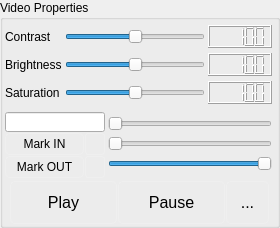
         <widget class="QWidget" name="page_2">
          <layout class="QHBoxLayout" name="horizontalLayout_5">
           <property name="spacing">
            <number>0</number>
           </property>
           <property name="leftMargin">
            <number>0</number>
           </property>
           <property name="topMargin">
            <number>0</number>
           </property>
           <property name="rightMargin">
            <number>0</number>
           </property>
           <property name="bottomMargin">
            <number>0</number>
           </property>
           <item>
            <widget class="QGroupBox" name="vcontrolDockGroupBoxControls">
             <property name="sizePolicy">
              <sizepolicy hsizetype="Preferred" vsizetype="Preferred">
               <horstretch>0</horstretch>
               <verstretch>0</verstretch>
              </sizepolicy>
             </property>
             <property name="minimumSize">
              <size>
               <width>0</width>
               <height>130</height>
              </size>
             </property>
             <property name="maximumSize">
              <size>
               <width>16777215</width>
               <height>400</height>
              </size>
             </property>
             <property name="title">
              <string>Video Properties</string>
             </property>
             <layout class="QVBoxLayout" name="verticalLayout_5">
              <property name="spacing">
               <number>0</number>
              </property>
              <property name="leftMargin">
               <number>2</number>
              </property>
              <property name="topMargin">
               <number>0</number>
              </property>
              <property name="rightMargin">
               <number>2</number>
              </property>
              <property name="bottomMargin">
               <number>0</number>
              </property>
              <item>
               <widget class="QFrame" name="gridFrame">
                <property name="minimumSize">
                 <size>
                  <width>0</width>
                  <height>92</height>
                 </size>
                </property>
                <layout class="QGridLayout" name="gridLayout_3">
                 <property name="leftMargin">
                  <number>0</number>
                 </property>
                 <property name="topMargin">
                  <number>0</number>
                 </property>
                 <property name="rightMargin">
                  <number>3</number>
                 </property>
                 <property name="bottomMargin">
                  <number>0</number>
                 </property>
                 <property name="horizontalSpacing">
                  <number>3</number>
                 </property>
                 <property name="verticalSpacing">
                  <number>0</number>
                 </property>
                 <item row="0" column="1">
                  <widget class="QSlider" name="sliderContrast">
                   <property name="minimum">
                    <number>0</number>
                   </property>
                   <property name="maximum">
                    <number>200</number>
                   </property>
                   <property name="value">
                    <number>100</number>
                   </property>
                   <property name="orientation">
                    <enum>Qt::Horizontal</enum>
                   </property>
                   <property name="tickPosition">
                    <enum>QSlider::NoTicks</enum>
                   </property>
                  </widget>
                 </item>
                 <item row="0" column="0">
                  <widget class="QLabel" name="label_4">
                   <property name="text">
                    <string>Contrast</string>
                   </property>
                  </widget>
                 </item>
                 <item row="0" column="2">
                  <widget class="QLCDNumber" name="lcdNumberCon">
                   <property name="value" stdset="0">
                    <double>100.000000000000000</double>
                   </property>
                  </widget>
                 </item>
                 <item row="1" column="0">
                  <widget class="QLabel" name="Brightness">
                   <property name="text">
                    <string>Brightness</string>
                   </property>
                  </widget>
                 </item>
                 <item row="1" column="1">
                  <widget class="QSlider" name="sliderBrightness">
                   <property name="minimum">
                    <number>0</number>
                   </property>
                   <property name="maximum">
                    <number>200</number>
                   </property>
                   <property name="value">
                    <number>100</number>
                   </property>
                   <property name="orientation">
                    <enum>Qt::Horizontal</enum>
                   </property>
                  </widget>
                 </item>
                 <item row="2" column="0">
                  <widget class="QLabel" name="label_6">
                   <property name="text">
                    <string>Saturation</string>
                   </property>
                  </widget>
                 </item>
                 <item row="2" column="1">
                  <widget class="QSlider" name="sliderSat">
                   <property name="minimum">
                    <number>0</number>
                   </property>
                   <property name="maximum">
                    <number>200</number>
                   </property>
                   <property name="value">
                    <number>100</number>
                   </property>
                   <property name="orientation">
                    <enum>Qt::Horizontal</enum>
                   </property>
                  </widget>
                 </item>
                 <item row="1" column="2">
                  <widget class="QLCDNumber" name="lcdNumberBright">
                   <property name="value" stdset="0">
                    <double>100.000000000000000</double>
                   </property>
                  </widget>
                 </item>
                 <item row="2" column="2">
                  <widget class="QLCDNumber" name="lcdNumberSat">
                   <property name="value" stdset="0">
                    <double>100.000000000000000</double>
                   </property>
                  </widget>
                 </item>
                </layout>
               </widget>
              </item>
              <item>
               <widget class="QFrame" name="timingControlFrame">
                <property name="enabled">
                 <bool>true</bool>
                </property>
                <property name="sizePolicy">
                 <sizepolicy hsizetype="Expanding" vsizetype="Maximum">
                  <horstretch>0</horstretch>
                  <verstretch>0</verstretch>
                 </sizepolicy>
                </property>
                <property name="maximumSize">
                 <size>
                  <width>16777215</width>
                  <height>70</height>
                 </size>
                </property>
                <property name="frameShape">
                 <enum>QFrame::NoFrame</enum>
                </property>
                <property name="frameShadow">
                 <enum>QFrame::Plain</enum>
                </property>
                <layout class="QHBoxLayout" name="horizontalLayout_6">
                 <property name="spacing">
                  <number>3</number>
                 </property>
                 <property name="leftMargin">
                  <number>0</number>
                 </property>
                 <property name="topMargin">
                  <number>0</number>
                 </property>
                 <property name="rightMargin">
                  <number>0</number>
                 </property>
                 <property name="bottomMargin">
                  <number>0</number>
                 </property>
                 <item>
                  <layout class="QGridLayout" name="gridLayout_2">
                   <property name="spacing">
                    <number>1</number>
                   </property>
                   <item row="0" column="0" colspan="2">
                    <widget class="QLineEdit" name="timeLineEdit">
                     <property name="sizePolicy">
                      <sizepolicy hsizetype="Fixed" vsizetype="Fixed">
                       <horstretch>0</horstretch>
                       <verstretch>0</verstretch>
                      </sizepolicy>
                     </property>
                     <property name="minimumSize">
                      <size>
                       <width>0</width>
                       <height>20</height>
                      </size>
                     </property>
                     <property name="maximumSize">
                      <size>
                       <width>100</width>
                       <height>20</height>
                      </size>
                     </property>
                     <property name="baseSize">
                      <size>
                       <width>0</width>
                       <height>20</height>
                      </size>
                     </property>
                     <property name="cursor">
                      <cursorShape>ArrowCursor</cursorShape>
                     </property>
                     <property name="toolTip">
                      <string>Current frame time</string>
                     </property>
                     <property name="layoutDirection">
                      <enum>Qt::RightToLeft</enum>
                     </property>
                     <property name="maxLength">
                      <number>30</number>
                     </property>
                     <property name="frame">
                      <bool>true</bool>
                     </property>
                     <property name="readOnly">
                      <bool>true</bool>
                     </property>
                    </widget>
                   </item>
                   <item row="1" column="0">
                    <widget class="QPushButton" name="markInButton">
                     <property name="sizePolicy">
                      <sizepolicy hsizetype="Minimum" vsizetype="Fixed">
                       <horstretch>0</horstretch>
                       <verstretch>0</verstretch>
                      </sizepolicy>
                     </property>
                     <property name="baseSize">
                      <size>
                       <width>60</width>
                       <height>20</height>
                      </size>
                     </property>
                     <property name="toolTip">
                      <string>Sets the IN mark at the current time</string>
                     </property>
                     <property name="layoutDirection">
                      <enum>Qt::RightToLeft</enum>
                     </property>
                     <property name="styleSheet">
                      <string notr="true">QPushButton { 
     border-style: solid;
     border-width: 1px;
     border-radius:5px;
	 padding: 3px;
     border-color: palette(button);
     background: transparent;
     font-size: 9pt;
}

QPushButton:pressed { 
     border-style: inset;
     border-color: palette(dark);
background-color: qradialgradient(cx: 0.7, cy: 1.5, fx: 0.7, fy: 1.9, radius: 1.5, stop: 0 palette(button), stop: 1 transparent );
}
</string>
                     </property>
                     <property name="text">
                      <string>Mark IN</string>
                     </property>
                     <property name="shortcut">
                      <string>I</string>
                     </property>
                    </widget>
                   </item>
                   <item row="1" column="1">
                    <widget class="QToolButton" name="resetMarkInButton">
                     <property name="enabled">
                      <bool>true</bool>
                     </property>
                     <property name="minimumSize">
                      <size>
                       <width>20</width>
                       <height>22</height>
                      </size>
                     </property>
                     <property name="maximumSize">
                      <size>
                       <width>20</width>
                       <height>22</height>
                      </size>
                     </property>
                     <property name="baseSize">
                      <size>
                       <width>20</width>
                       <height>22</height>
                      </size>
                     </property>
                     <property name="toolTip">
                      <string>Resets the IN mark at the start of file.</string>
                     </property>
                     <property name="layoutDirection">
                      <enum>Qt::RightToLeft</enum>
                     </property>
                     <property name="styleSheet">
                      <string notr="true">QToolButton { 
     border-style: solid;
     border-width: 1px;
     border-radius:3px;
	 padding: 3px;
     border-color: palette(button);
     border-color: palette(button);
	 padding: 3px;
     background: transparent;
}

QToolButton:pressed { 
     border-style: inset;
     border-color: palette(dark);
background-color: qradialgradient(cx: 0.7, cy: 1.5, fx: 0.7, fy: 1.9, radius: 1.5, stop: 0 palette(button), stop: 1 transparent );
}
</string>
                     </property>
                     <property name="icon">
                      <iconset resource="../../data/mainRes.qrc">
                       <normaloff>:/media/gui/presenter/media-skip-backward.png</normaloff>:/media/gui/presenter/media-skip-backward.png</iconset>
                     </property>
                     <property name="iconSize">
                      <size>
                       <width>12</width>
                       <height>12</height>
                      </size>
                     </property>
                    </widget>
                   </item>
                   <item row="2" column="0">
                    <widget class="QPushButton" name="markOutButton">
                     <property name="enabled">
                      <bool>true</bool>
                     </property>
                     <property name="sizePolicy">
                      <sizepolicy hsizetype="Minimum" vsizetype="Fixed">
                       <horstretch>0</horstretch>
                       <verstretch>0</verstretch>
                      </sizepolicy>
                     </property>
                     <property name="baseSize">
                      <size>
                       <width>60</width>
                       <height>20</height>
                      </size>
                     </property>
                     <property name="toolTip">
                      <string>Sets the OUT mark at the current time</string>
                     </property>
                     <property name="layoutDirection">
                      <enum>Qt::RightToLeft</enum>
                     </property>
                     <property name="styleSheet">
                      <string notr="true">QPushButton { 
     border-style: solid;
     border-width: 1px;
     border-radius:5px;
	 padding: 3px;
     border-color: palette(button);
     background: transparent;
	font-size: 9pt;
}

QPushButton:pressed { 
     border-style: inset;
     border-color: palette(dark);
background-color: qradialgradient(cx: 0.7, cy: 1.5, fx: 0.7, fy: 1.9, radius: 1.5, stop: 0 palette(button), stop: 1 transparent );
}
</string>
                     </property>
                     <property name="text">
                      <string>Mark OUT</string>
                     </property>
                     <property name="shortcut">
                      <string>O</string>
                     </property>
                    </widget>
                   </item>
                   <item row="2" column="1">
                    <widget class="QToolButton" name="resetMarkOutButton">
                     <property name="enabled">
                      <bool>true</bool>
                     </property>
                     <property name="sizePolicy">
                      <sizepolicy hsizetype="Fixed" vsizetype="Fixed">
                       <horstretch>0</horstretch>
                       <verstretch>0</verstretch>
                      </sizepolicy>
                     </property>
                     <property name="minimumSize">
                      <size>
                       <width>20</width>
                       <height>22</height>
                      </size>
                     </property>
                     <property name="maximumSize">
                      <size>
                       <width>20</width>
                       <height>22</height>
                      </size>
                     </property>
                     <property name="baseSize">
                      <size>
                       <width>20</width>
                       <height>22</height>
                      </size>
                     </property>
                     <property name="toolTip">
                      <string>Reset the OUT mark at the end of file.</string>
                     </property>
                     <property name="layoutDirection">
                      <enum>Qt::RightToLeft</enum>
                     </property>
                     <property name="styleSheet">
                      <string notr="true">QToolButton { 
     border-style: solid;
     border-width: 1px;
     border-radius:3px;
	 padding: 3px;
     border-color: palette(button);
     border-color: palette(button);
	 padding: 3px;
     background: transparent;
}

QToolButton:pressed { 
     border-style: inset;
     border-color: palette(dark);
background-color: qradialgradient(cx: 0.7, cy: 1.5, fx: 0.7, fy: 1.9, radius: 1.5, stop: 0 palette(button), stop: 1 transparent );
}
</string>
                     </property>
                     <property name="icon">
                      <iconset resource="../../data/mainRes.qrc">
                       <normaloff>:/media/gui/presenter/media-skip-forward.png</normaloff>:/media/gui/presenter/media-skip-forward.png</iconset>
                     </property>
                     <property name="iconSize">
                      <size>
                       <width>12</width>
                       <height>12</height>
                      </size>
                     </property>
                    </widget>
                   </item>
                  </layout>
                 </item>
                 <item>
                  <layout class="QVBoxLayout" name="verticalLayout_9">
                   <property name="spacing">
                    <number>1</number>
                   </property>
                   <property name="rightMargin">
                    <number>3</number>
                   </property>
                   <item>
                    <widget class="QSlider" name="frameSlider">
                     <property name="toolTip">
                      <string>Time line</string>
                     </property>
                     <property name="minimum">
                      <number>0</number>
                     </property>
                     <property name="maximum">
                      <number>1000</number>
                     </property>
                     <property name="pageStep">
                      <number>100</number>
                     </property>
                     <property name="tracking">
                      <bool>false</bool>
                     </property>
                     <property name="orientation">
                      <enum>Qt::Horizontal</enum>
                     </property>
                     <property name="tickPosition">
                      <enum>QSlider::NoTicks</enum>
                     </property>
                     <property name="tickInterval">
                      <number>20</number>
                     </property>
                    </widget>
                   </item>
                   <item>
                    <widget class="QSlider" name="markInSlider">
                     <property name="toolTip">
                      <string>Placement of the mark IN</string>
                     </property>
                     <property name="maximum">
                      <number>1000</number>
                     </property>
                     <property name="tracking">
                      <bool>true</bool>
                     </property>
                     <property name="orientation">
                      <enum>Qt::Horizontal</enum>
                     </property>
                     <property name="tickPosition">
                      <enum>QSlider::NoTicks</enum>
                     </property>
                    </widget>
                   </item>
                   <item>
                    <widget class="QSlider" name="markOutSlider">
                     <property name="toolTip">
                      <string>Placement of the mark OUT</string>
                     </property>
                     <property name="minimum">
                      <number>0</number>
                     </property>
                     <property name="maximum">
                      <number>1000</number>
                     </property>
                     <property name="value">
                      <number>1000</number>
                     </property>
                     <property name="tracking">
                      <bool>true</bool>
                     </property>
                     <property name="orientation">
                      <enum>Qt::Horizontal</enum>
                     </property>
                     <property name="tickPosition">
                      <enum>QSlider::NoTicks</enum>
                     </property>
                     <property name="tickInterval">
                      <number>200</number>
                     </property>
                    </widget>
                   </item>
                  </layout>
                 </item>
                </layout>
               </widget>
              </item>
              <item>
               <layout class="QHBoxLayout" name="horizontalLayout_7">
                <property name="spacing">
                 <number>1</number>
                </property>
                <property name="leftMargin">
                 <number>5</number>
                </property>
                <property name="topMargin">
                 <number>3</number>
                </property>
                <property name="rightMargin">
                 <number>5</number>
                </property>
                <property name="bottomMargin">
                 <number>1</number>
                </property>
                <item>
                 <widget class="QToolButton" name="startButton">
                  <property name="sizePolicy">
                   <sizepolicy hsizetype="Fixed" vsizetype="Maximum">
                    <horstretch>0</horstretch>
                    <verstretch>0</verstretch>
                   </sizepolicy>
                  </property>
                  <property name="minimumSize">
                   <size>
                    <width>104</width>
                    <height>40</height>
                   </size>
                  </property>
                  <property name="maximumSize">
                   <size>
                    <width>16777215</width>
                    <height>70</height>
                   </size>
                  </property>
                  <property name="toolTip">
                   <string>Start / stops</string>
                  </property>
                  <property name="statusTip">
                   <string>Starts / stops</string>
                  </property>
                  <property name="styleSheet">
                   <string notr="true">QToolButton { 
     border-style: inset;
     border-width: 1px;
     border-radius:5px;
	 padding: 3px;
     min-height: 32px;
     min-width: 96px;
     border-style: solid;
     border-width: 1px;
     border-radius:5px;
     border-color: palette(button);
	 padding: 3px;
     font-size: 12pt;
}

QToolButton:checked { 
     border-color: palette(dark);
    background-color: qradialgradient(cx: 0.7, cy: 1.4, fx: 0.7, fy: 1.9, radius: 1.5, stop: 0 rgb(255, 255, 0), stop: 1 transparent );
}

QToolButton:pressed { 
     border-color: palette(dark);
     background-color: qradialgradient(cx: 0.7, cy: 1.4, fx: 0.7, fy: 1.9, radius: 1.5, stop: 0 palette(dark), stop: 1 transparent );
}

</string>
                  </property>
                  <property name="text">
                   <string>Play</string>
                  </property>
                  <property name="icon">
                   <iconset resource="../../data/mainRes.qrc">
                    <normaloff>:/media/gui/presenter/media-playback-start.png</normaloff>:/media/gui/presenter/media-playback-start.png</iconset>
                  </property>
                  <property name="iconSize">
                   <size>
                    <width>24</width>
                    <height>24</height>
                   </size>
                  </property>
                  <property name="checkable">
                   <bool>true</bool>
                  </property>
                  <property name="checked">
                   <bool>false</bool>
                  </property>
                  <property name="toolButtonStyle">
                   <enum>Qt::ToolButtonTextUnderIcon</enum>
                  </property>
                 </widget>
                </item>
                <item>
                 <widget class="QToolButton" name="pauseButton">
                  <property name="sizePolicy">
                   <sizepolicy hsizetype="Fixed" vsizetype="Maximum">
                    <horstretch>0</horstretch>
                    <verstretch>0</verstretch>
                   </sizepolicy>
                  </property>
                  <property name="minimumSize">
                   <size>
                    <width>104</width>
                    <height>40</height>
                   </size>
                  </property>
                  <property name="maximumSize">
                   <size>
                    <width>16777215</width>
                    <height>70</height>
                   </size>
                  </property>
                  <property name="toolTip">
                   <string>Pause/resume play</string>
                  </property>
                  <property name="statusTip">
                   <string>Pause/resume play</string>
                  </property>
                  <property name="styleSheet">
                   <string notr="true">QToolButton { 
     border-style: inset;
     border-width: 1px;
     border-radius:5px;
	 padding: 3px;
     min-height: 32px;
     min-width: 96px;
     border-style: solid;
     border-width: 1px;
     border-radius:5px;
     border-color: palette(button);
	 padding: 3px;
     font-size: 12pt;
}

QToolButton:checked { 
     border-color: palette(dark);
    background-color: qradialgradient(cx: 0.7, cy: 1.4, fx: 0.7, fy: 1.9, radius: 1.5, stop: 0 rgb(255, 255, 0), stop: 1 transparent );
}

QToolButton:pressed { 
     border-color: palette(dark);
     background-color: qradialgradient(cx: 0.7, cy: 1.4, fx: 0.7, fy: 1.9, radius: 1.5, stop: 0 palette(dark), stop: 1 transparent );
}

</string>
                  </property>
                  <property name="text">
                   <string>Pause</string>
                  </property>
                  <property name="icon">
                   <iconset resource="../../data/mainRes.qrc">
                    <normaloff>:/media/gui/presenter/media-playback-pause.png</normaloff>:/media/gui/presenter/media-playback-pause.png</iconset>
                  </property>
                  <property name="iconSize">
                   <size>
                    <width>24</width>
                    <height>24</height>
                   </size>
                  </property>
                  <property name="checkable">
                   <bool>true</bool>
                  </property>
                  <property name="toolButtonStyle">
                   <enum>Qt::ToolButtonTextUnderIcon</enum>
                  </property>
                 </widget>
                </item>
                <item>
                 <widget class="QToolButton" name="videoLoopButton">
                  <property name="minimumSize">
                   <size>
                    <width>104</width>
                    <height>40</height>
                   </size>
                  </property>
                  <property name="maximumSize">
                   <size>
                    <width>16777215</width>
                    <height>70</height>
                   </size>
                  </property>
                  <property name="toolTip">
                   <string>Loop to mark-in playback</string>
                  </property>
                  <property name="styleSheet">
                   <string notr="true">QToolButton { 
     border-style: inset;
     border-width: 1px;
     border-radius:5px;
	 padding: 3px;
     min-height: 24px;
     min-width: 32px;
     border-style: solid;
     border-width: 1px;
     border-radius:5px;
     border-color: palette(button);
	 padding: 3px;
     font-size: 12pt;
}

QToolButton:checked { 
     border-color: palette(dark);
    background-color: qradialgradient(cx: 0.7, cy: 1.4, fx: 0.7, fy: 1.9, radius: 1.5, stop: 0 rgb(255, 255, 0), stop: 1 transparent );
}

QToolButton:pressed { 
     border-color: palette(dark);
     background-color: qradialgradient(cx: 0.7, cy: 1.4, fx: 0.7, fy: 1.9, radius: 1.5, stop: 0 palette(dark), stop: 1 transparent );
}


</string>
                  </property>
                  <property name="text">
                   <string>...</string>
                  </property>
                  <property name="icon">
                   <iconset resource="../../data/mainRes.qrc">
                    <normaloff>:/media/gui/presenter/media-repeat.png</normaloff>:/media/gui/presenter/media-repeat.png</iconset>
                  </property>
                  <property name="iconSize">
                   <size>
                    <width>24</width>
                    <height>24</height>
                   </size>
                  </property>
                  <property name="checkable">
                   <bool>true</bool>
                  </property>
                  <property name="checked">
                   <bool>false</bool>
                  </property>
                 </widget>
                </item>
                <item>
                 <widget class="QFrame" name="videoFrame_2">
                  <property name="enabled">
                   <bool>true</bool>
                  </property>
                  <property name="sizePolicy">
                   <sizepolicy hsizetype="Maximum" vsizetype="Maximum">
                    <horstretch>0</horstretch>
                    <verstretch>0</verstretch>
                   </sizepolicy>
                  </property>
                  <property name="maximumSize">
                   <size>
                    <width>16777215</width>
                    <height>70</height>
                   </size>
                  </property>
                  <property name="autoFillBackground">
                   <bool>false</bool>
                  </property>
                  <layout class="QVBoxLayout" name="verticalLayout_10">
                   <property name="spacing">
                    <number>0</number>
                   </property>
                   <property name="sizeConstraint">
                    <enum>QLayout::SetDefaultConstraint</enum>
                   </property>
                   <property name="leftMargin">
                    <number>0</number>
                   </property>
                   <property name="topMargin">
                    <number>0</number>
                   </property>
                   <property name="rightMargin">
                    <number>0</number>
                   </property>
                   <property name="bottomMargin">
                    <number>0</number>
                   </property>
                   <item>
                    <widget class="QFrame" name="videoControlFrame">
                     <property name="enabled">
                      <bool>true</bool>
                     </property>
                     <property name="sizePolicy">
                      <sizepolicy hsizetype="Maximum" vsizetype="Preferred">
                       <horstretch>0</horstretch>
                       <verstretch>0</verstretch>
                      </sizepolicy>
                     </property>
                     <property name="frameShape">
                      <enum>QFrame::NoFrame</enum>
                     </property>
                     <property name="frameShadow">
                      <enum>QFrame::Plain</enum>
                     </property>
                     <layout class="QHBoxLayout" name="_4">
                      <property name="spacing">
                       <number>6</number>
                      </property>
                      <property name="leftMargin">
                       <number>0</number>
                      </property>
                      <property name="topMargin">
                       <number>0</number>
                      </property>
                      <property name="rightMargin">
                       <number>0</number>
                      </property>
                      <property name="bottomMargin">
                       <number>3</number>
                      </property>
                     </layout>
                    </widget>
                   </item>
                  </layout>
                 </widget>
                </item>
               </layout>
              </item>
             </layout>
            </widget>
           </item>
          </layout>
         </widget>
